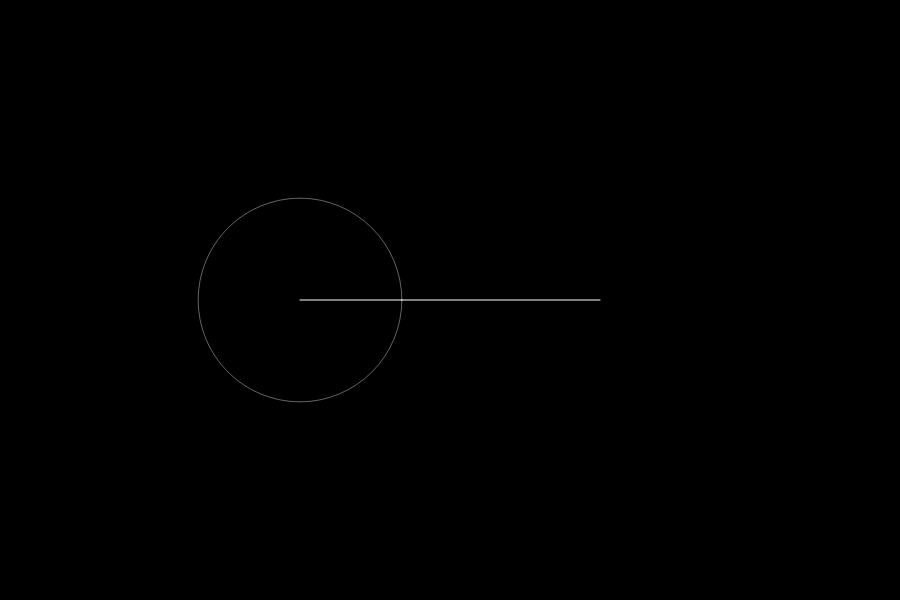
Frame 1 (no input)
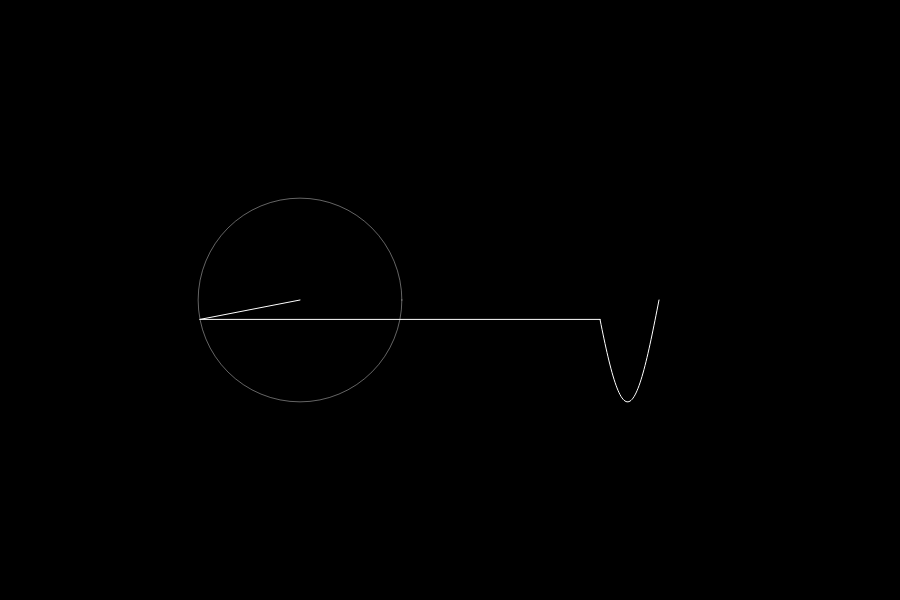
Frame 60 (no input)
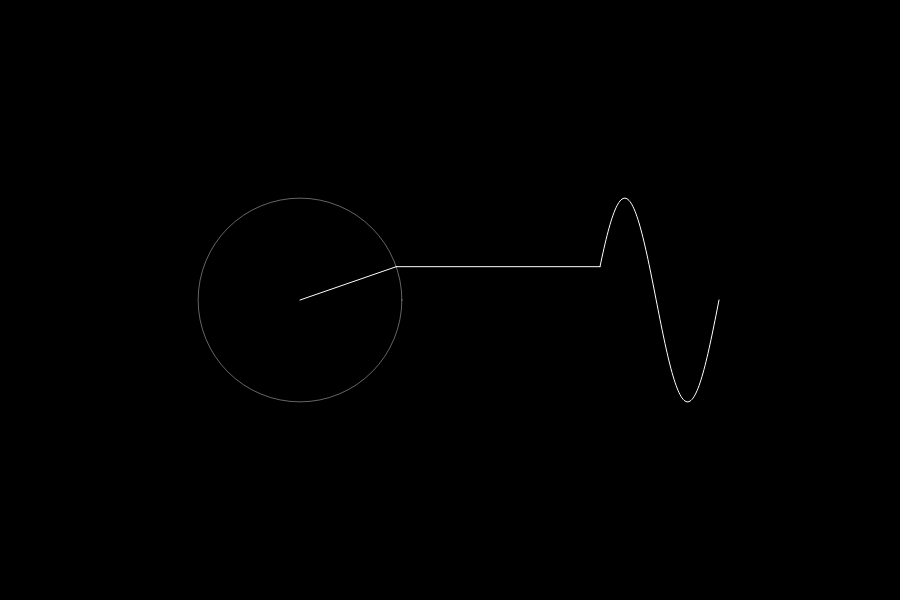
Frame 120 (the mouse pressed at the canvas centre since frame 60)

The p5.js sketch that drew these frames (run headless with seeded random() and noise() and a simulated clock; from frame 60 on, the mouse is pressed at the canvas centre):

// p5.js sketch
// ── sketch.js
//Forier Series (square & triangle)
//Miguel Rodríguez
//23-04-24

const WIDTH = 900
const HEIGHT = 600
let t = 0
let wave = []
let sliderN
let sliderT
let select

function setup(){
    createCanvas(WIDTH, HEIGHT)
    sliderN = createSlider(1,15, 1)
    sliderT = createSlider(0.01, 0.2, 0.05, 0.01)
    select = createSelect()
    select.option('sq')
    select.option('tr')
    select.selected('sq')
}

function draw(){
    background(0)
    stroke(255)
    noFill()

    strokeWeight(1)
    translate(HEIGHT/2, HEIGHT/2)
    let x = 0 
    let y = 0
    let r = 0

    for(let i = 0; i < sliderN.value(); i++){
        let prevx = x  
        let prevy = y
        let n = 0

        if(select.selected() == 'sq'){
            n = i * 2 + 1
            r = 80 * (4 / (n * PI))
        }

        else if(select.selected() == 'tr'){
            n = (i+1) * Math.pow(-1, i+1)
            r = 160 * (2 / (n * PI))
        }
        
        stroke(255, 100)
        ellipse(prevx, prevy, r*2)
        x += (r * cos(n * t))
        y += (r * sin(n * t))
        stroke(255)
        line(x, y, prevx, prevy)
    }

    wave.unshift(y)

    strokeWeight(1)
    line(x, y, HEIGHT/2, wave[0])

    translate(HEIGHT/2, 0)
    beginShape()
    for(let i = 0; i < wave.length; i++){
        vertex(i, wave[i])
    }   
    endShape()

    if(wave.length > 700) wave.pop()

    t += sliderT.value()
}
